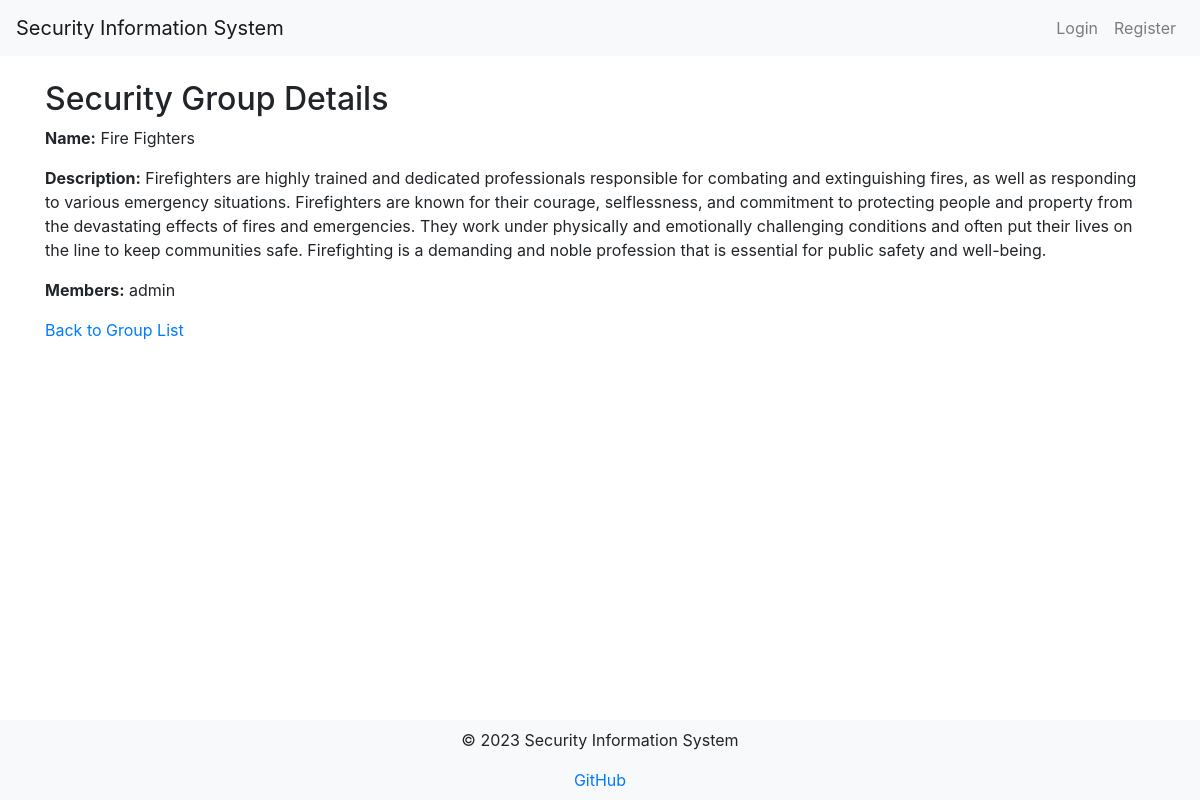
/group/1/, run on the app's committed database.
### user_management/models.py (models this page shows, shortened)
class SecurityGroup(models.Model):
    name = models.CharField(max_length=100)
    description = models.TextField()
    members = models.ManyToManyField(User)

### user_management/views.py (the view)
# urls.py: path('group/<int:pk>/', views.SecurityGroupDetailView.as_view(), name='group_detail'),
class SecurityGroupDetailView(DetailView):
    model = SecurityGroup
    template_name = 'security_groups/group_detail.html'

### templates/security_groups/group_detail.html (shortened to what this page needs)
{% extends 'base.html' %}
{% block content %}
  <h2>Security Group Details</h2>
  <p><strong>Name:</strong> {{ object.name }}</p>
  <p><strong>Description:</strong> {{ object.description }}</p>
  <p><strong>Members:</strong>
    {% for user in object.members.all %}
      {{ user.username }}
    {% endfor %}
  </p>
  <a href="{% url 'security_group_list' %}">Back to Group List</a>
{% endblock %}

### templates/base.html (shortened to what this page needs)
<!DOCTYPE html>
<html lang="en">
<head>
    <link rel="stylesheet" href="https://maxcdn.bootstrapcdn.com/bootstrap/4.5.2/css/bootstrap.min.css">
</head>
<body>
    <nav class="navbar navbar-expand-lg navbar-light bg-light">
        <a class="navbar-brand" href="{% url 'home' %}">Security Information System</a>
        <div class="collapse navbar-collapse" id="navbarNav">
            <ul class="navbar-nav ml-auto">
                {% if user.is_authenticated %}
                    <li class="nav-item"><a class="nav-link" href="{% url 'dashboard' %}">Dashboard</a></li>
                    <li class="nav-item"><a class="nav-link" href="{% url 'incident_list' %}">Security Incidents</a></li>
                    <li class="nav-item"><a class="nav-link" href="{% url 'security_group_list' %}">Security Groups</a></li>
                    <li class="nav-item"><a class="nav-link" href="{% url 'report_incident' %}">Report Incidents</a></li>
                    <li class="nav-item"><a class="nav-link" href="{% url 'logout' %}">Logout</a></li>
                {% else %}
                    <li class="nav-item"><a class="nav-link" href="{% url 'login' %}">Login</a></li>
                    <li class="nav-item"><a class="nav-link" href="{% url 'register' %}">Register</a></li>
                {% endif %}
            </ul>
        </div>
    </nav>
    <div class="container mt-4 main-content">
        {% block content %}
        {% endblock %}
    </div>
    <footer class="footer bg-light text-center mt-auto py-2">
        <p>&copy; 2023 Security Information System</p>
        <a href="https://www.github.com/Levi-Chinecherem" target="_blank">GitHub</a>
    </footer>
</body>
</html>

### templates/base.html (style rules this page uses)
body { display: flex; flex-direction: column; min-height: 100vh; }
.main-content { flex: 1; }

### data on the page
SecurityGroup: name "Fire Fighters", description "Firefighters are highly trained and dedicated professionals responsible for combating and extinguishing fires, as well as responding to various emergency situations. Firefighters are known for their courage, selflessness, and commitment to protecting people and property from the devastating effects of fires and emergencies. They work under physically and emotionally challenging conditions and often put their lives on the line to keep communities safe. Firefighting is a demanding and noble profession that is essential for public safety and well-being."

### other printed values
{{ user.username }} "admin"
